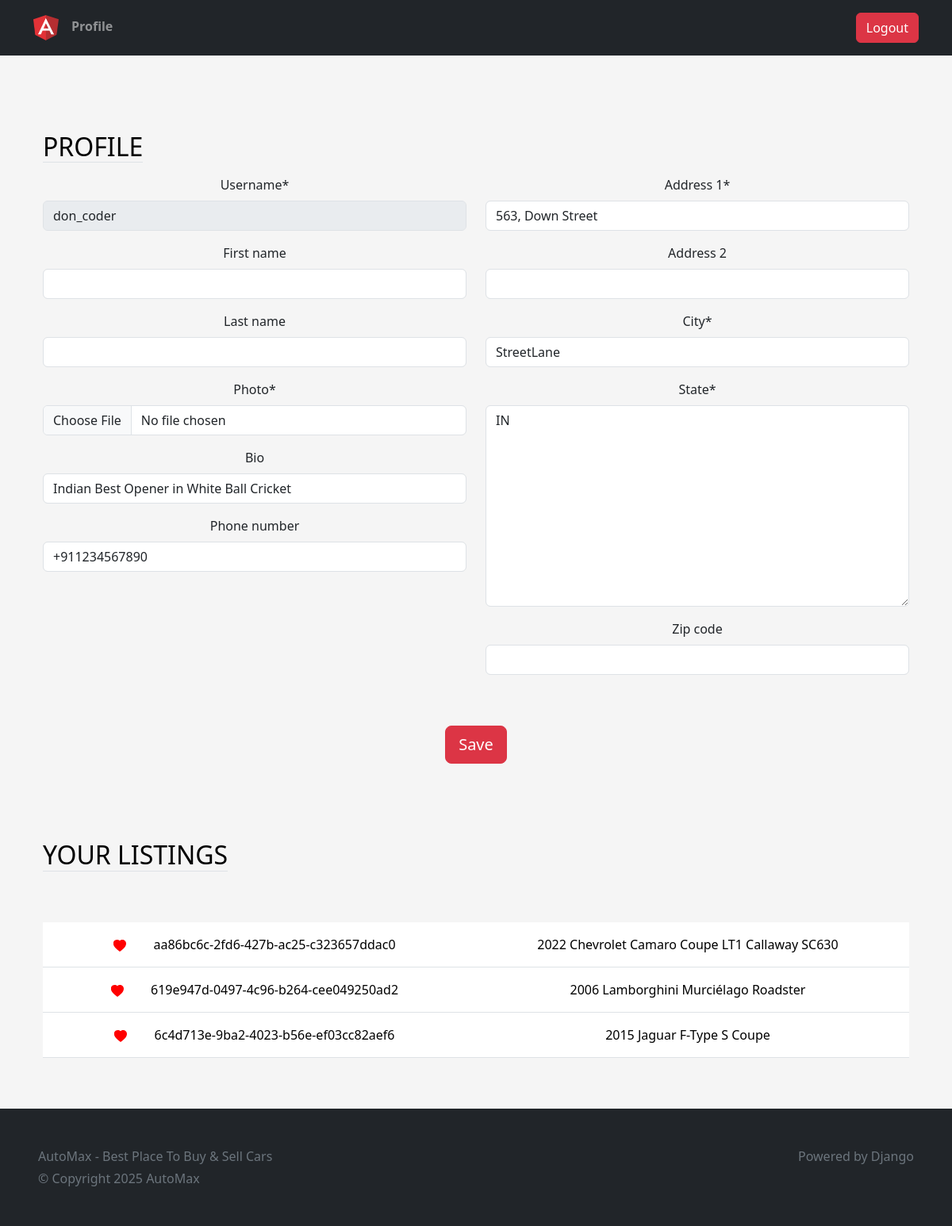
Before: /profile/ (signed in) with the older database file.
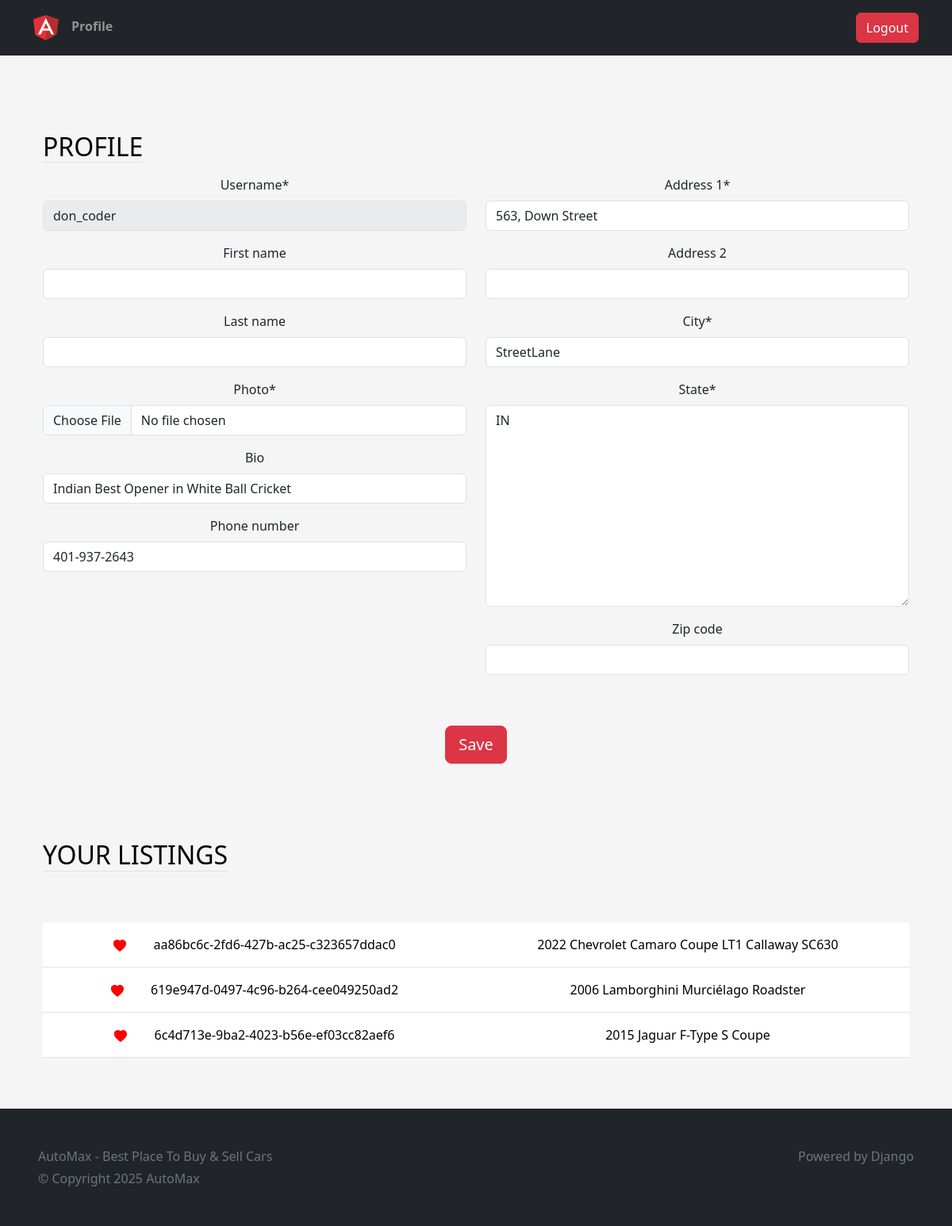
After: the same page with the newer database file.
### users/models.py (models this page shows, shortened)
class Profile(models.Model):
    user = models.OneToOneField(User, on_delete=models.CASCADE)
    photo = models.ImageField(upload_to=user_directory_path,null=True)
    bio = models.CharField(max_length=100, blank=True)
    phone_number = models.CharField(max_length=13, blank=True)
    location = models.OneToOneField(Location, on_delete=models.SET_NULL, null=True)

### users/views.py (the view, shortened to what this page needs)
# urls.py: path('profile/', ProfileView.as_view(), name='profile'),
@method_decorator(login_required, name='dispatch')
class ProfileView(View):
    def get(self, request):
        user_listings = Listing.objects.filter(seller=request.user.profile)
        user_form = UserForm(instance=request.user)
        profile_form = ProfileForm(instance=request.user.profile)
        location_form = LocationForm(instance=request.user.profile.location)
        return render(request, "views/profile.html", {'user_form': user_form, 'profile_form': profile_form, 'location_form': location_form, 'user_listings': user_listings})

### users/forms.py
class UserForm(forms.ModelForm):
    username = forms.CharField(disabled=True)
    class Meta:
        model = User
        fields = ("username", "first_name", "last_name")

class ProfileForm(forms.ModelForm):
    photo = forms.ImageField(widget=CustomPictureImageFieldWidget)
    bio = forms.TextInput()
    class Meta:
        model = Profile
        fields = ("photo", "bio", "phone_number")

### users/templates/views/profile.html (shortened to what this page needs)
{% extends "base/base.html" %}
{% load static %}
{% load crispy_forms_tags %}
{% block body %}
    <div class="container-fluid text-center py-5">
        <div class="container px-4 py-5" id="hanging-icons">
            <div class="row g-4">
                <div class="col d-flex align-items-start">
                    <div>
                        <h2 class="mb-3 border-bottom" style="color: black; font-weight: normal; text-transform: uppercase;">Profile</h2>
                    </div>
                </div>
            </div>
            <form action="" method="post" enctype="multipart/form-data">
                <div class="row">
                    <div class="col-6">
                        {{user_form|crispy}}
                        {{profile_form|crispy}}
                    </div>
                    <div class="col-6">
                        {{location_form|crispy}}
                    </div>
                </div>
                <button class="btn btn-lg mt-5 btn-danger" type="submit" value="Submit">Save</button>
            </form>
        </div>
        <div class="container px-4">
            <div class="row g-4 py-5">
                <div class="col d-flex align-items-start">
                    <div>
                        <h2 class="mb-3 border-bottom" style="color: black; font-weight: normal; text-transform: uppercase;">Your Listings</h2>
                    </div>
                </div>
            </div>
            <table class="table table-hover">
                <tbody>
                    {% for listing in user_listings  %}
                        <tr>
                            <td class="py-3">
                                <svg xmlns="http://www.w3.org/2000/svg" width="16" height="16" fill="red" viewBox="0 0 16 16" style="margin-right: 30px;">
                                    <path fill-rule="evenodd" d="M8 1.314C12.438-3.248 23.534 4.735 8 15C-7.534 4.736 2.562-3.248 8 1.314z"/>
                                 </svg>
                                  <a href="{% url 'listing' id=listing.id %}" style="text-decoration: none; color: black;">
                                    {{listing.id}}
                                  </a>
                            </td>
                            <td class="py-3">
                                <a href="{% url 'listing' id=listing.id %}" style="text-decoration: none; color: black;">
                                    {{listing.model}}
                                </a>
                            </td>
                        </tr>
                    {% endfor %}
                </tbody>
            </table>
        </div>
    </div>
{% endblock body %}

Changed rows visible on the page:
changed Profile "Indian Best Opener in White Ball Cricket": phone_number "+911234567890" → "401-937-2643"
